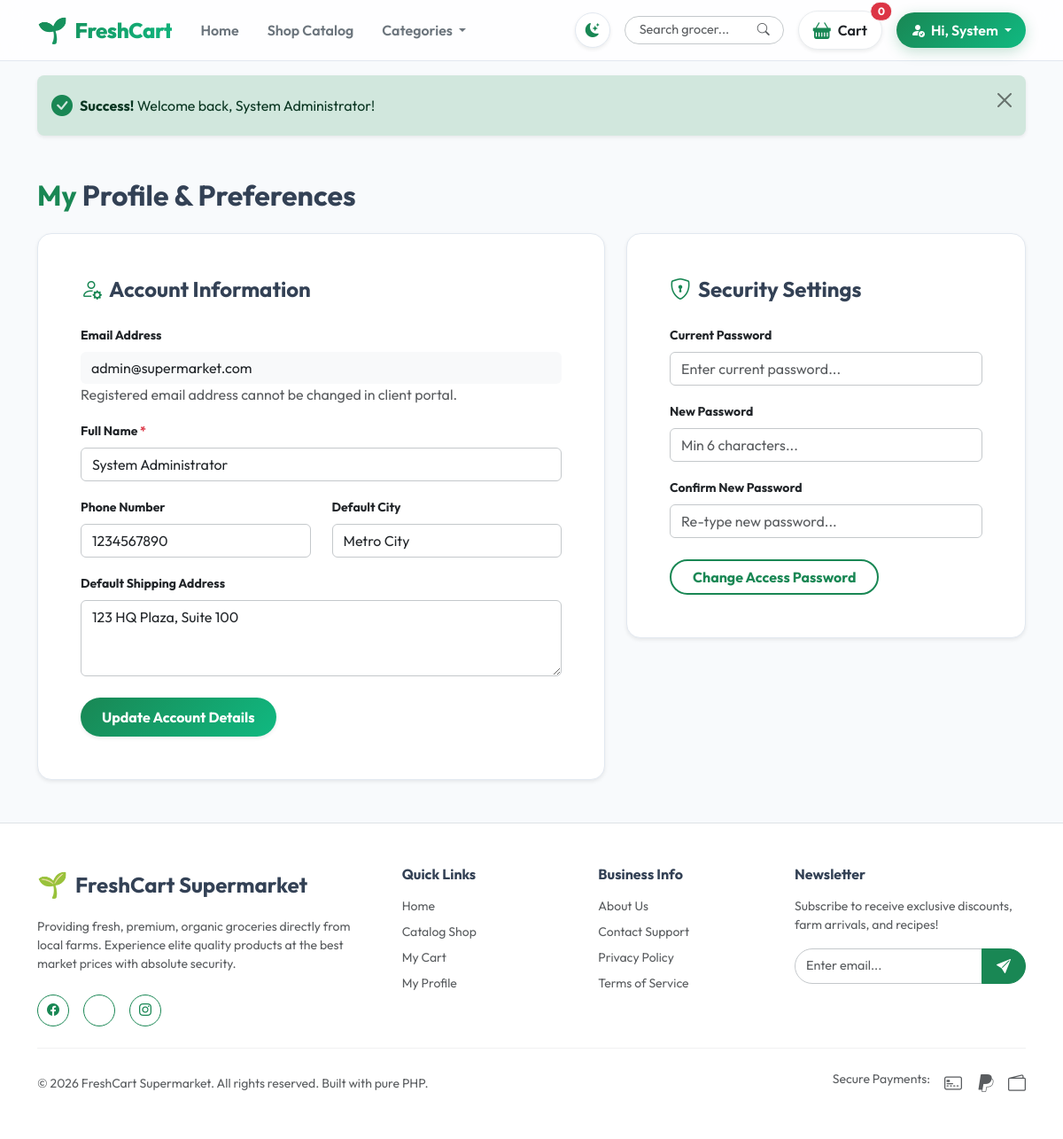
/customer/profile.php (signed in), run on the app's committed database.
### tables this page shows
CREATE TABLE `users` (
    `id` INT AUTO_INCREMENT PRIMARY KEY,
    `name` VARCHAR(100) NOT NULL,
    `email` VARCHAR(150) NOT NULL UNIQUE,
    `password` VARCHAR(255) NOT NULL,
    `role` ENUM('customer', 'admin') DEFAULT 'customer',
    `phone` VARCHAR(20) DEFAULT NULL,
    `address` TEXT DEFAULT NULL,
    `city` VARCHAR(100) DEFAULT NULL,
    `status` ENUM('active', 'inactive', 'blocked') DEFAULT 'active',
    `verification_token` VARCHAR(255) DEFAULT NULL,
    `email_verified` TINYINT(1) DEFAULT 0,
    `remember_token` VARCHAR(255) DEFAULT NULL,
    `created_at` TIMESTAMP DEFAULT CURRENT_TIMESTAMP,
    `updated_at` TIMESTAMP DEFAULT CURRENT_TIMESTAMP ON UPDATE CURRENT_TIMESTAMP,
    INDEX `idx_email` (`email`),
    INDEX `idx_role` (`role`)
);

### includes/functions.php (called while the page is built, shortened)
<?php
function sanitize($data) {
    return htmlspecialchars(trim($data), ENT_QUOTES, 'UTF-8');
}
function is_logged_in() {
    return isset($_SESSION['user_id']) && isset($_SESSION['user_role']);
}
function get_logged_in_user($pdo) {
    $stmt = $pdo->prepare("SELECT * FROM users WHERE id = ?");
    $stmt->execute([$_SESSION['user_id']]);
    return $stmt->fetch();
}

### customer/profile.php (the view, shortened to what this page needs)
<?php
require_once __DIR__ . '/../includes/config.php';
require_once __DIR__ . '/../includes/functions.php';
$user = get_logged_in_user($pdo);
require_once __DIR__ . '/../includes/header.php';
?>
<div class="container my-5">
    <h2 class="fw-bold mb-4 text-dark" style="color: var(--text-main) !important;"><span class="text-success">My</span> Profile & Preferences</h2>
    <div class="row g-4">
        <div class="col-lg-7">
            <div class="card border-0 shadow-sm rounded-4 overflow-hidden bg-white p-4 p-md-5 border-secondary-subtle" style="background-color: var(--card-bg) !important; border: 1px solid var(--border-color) !important;">
                <h4 class="fw-bold mb-4 text-dark" style="color: var(--text-main) !important;"><i class="bi bi-person-gear text-success me-2"></i>Account Information</h4>
                <form action="profile.php" method="POST">
                    <div class="mb-3">
                        <label class="form-label small fw-bold">Email Address</label>
                        <input type="email" class="form-control bg-light border-0 py-2.5" value="<?php echo sanitize($user['email']); ?>" readonly>
                        <small class="text-muted fs-6" style="font-size:0.75rem;">Registered email address cannot be changed in client portal.</small>
                    </div>
                    <div class="mb-3">
                        <label for="name" class="form-label small fw-bold">Full Name <span class="text-danger">*</span></label>
                        <input type="text" id="name" name="name" class="form-control py-2.5 border-secondary-subtle" value="<?php echo sanitize($user['name']); ?>" required>
                    </div>
                    <div class="row">
                        <div class="col-md-6 mb-3">
                            <label for="phone" class="form-label small fw-bold">Phone Number</label>
                            <input type="text" id="phone" name="phone" class="form-control py-2.5 border-secondary-subtle" value="<?php echo sanitize($user['phone']); ?>">
                        </div>
                        <div class="col-md-6 mb-3">
                            <label for="city" class="form-label small fw-bold">Default City</label>
                            <input type="text" id="city" name="city" class="form-control py-2.5 border-secondary-subtle" value="<?php echo sanitize($user['city']); ?>">
                        </div>
                    </div>
                    <div class="mb-4">
                        <label for="address" class="form-label small fw-bold">Default Shipping Address</label>
                        <textarea id="address" name="address" rows="3" class="form-control border-secondary-subtle" placeholder="Street address details for deliveries..."><?php echo sanitize($user['address']); ?></textarea>
                    </div>
                    <button type="submit" class="btn btn-primary-gradient px-4 py-2.5 rounded-pill shadow-sm fw-bold">Update Account Details</button>
                </form>
            </div>
        </div>
        <div class="col-lg-5">
            <div class="card border-0 shadow-sm rounded-4 overflow-hidden bg-white p-4 p-md-5 border-secondary-subtle" style="background-color: var(--card-bg) !important; border: 1px solid var(--border-color) !important;">
                <h4 class="fw-bold mb-4 text-dark" style="color: var(--text-main) !important;"><i class="bi bi-shield-lock text-success me-2"></i>Security Settings</h4>
                <form action="profile.php" method="POST">
                    <div class="mb-3">
                        <label for="current_password" class="form-label small fw-bold">Current Password</label>
                        <input type="password" id="current_password" name="current_password" class="form-control py-2.5 border-secondary-subtle" required placeholder="Enter current password...">
                    </div>
                    <div class="mb-3">
                        <label for="new_password" class="form-label small fw-bold">New Password</label>
                        <input type="password" id="new_password" name="new_password" class="form-control py-2.5 border-secondary-subtle" required placeholder="Min 6 characters...">
                    </div>
                    <div class="mb-4">
                        <label for="confirm_password" class="form-label small fw-bold">Confirm New Password</label>
                        <input type="password" id="confirm_password" name="confirm_password" class="form-control py-2.5 border-secondary-subtle" required placeholder="Re-type new password...">
                    </div>
                    <button type="submit" class="btn btn-outline-success px-4 py-2.5 rounded-pill fw-bold border-2 bg-white">Change Access Password</button>
                </form>
            </div>
        </div>
    </div>
</div>
<?php require_once __DIR__ . '/../includes/footer.php'; ?>

### assets/css/style.css (style rules this page uses)
:root { --primary: #198754; --primary-rgb: 25, 135, 84; --primary-hover: #146c43; --secondary: #0f172a; --secondary-rgb: 15, 23, 42; --light-bg: #f8fafc; --card-bg: #ffffff; --text-main: #334155; --text-muted: #64748b; --border-color: #e2e8f0; --glass-bg: rgba(255, 255, 255, 0.8); --glass-border: rgba(226, 232, 240, 0.8); --shadow: 0 4px 6px -1px rgb(0 0 0 / 0.05), 0 2px 4px -2px rgb(0 0 0 / 0.05); --shadow-md: 0 10px 15px -3px rgb(0 0 0 / 0.05), 0 4px 6px -4px rgb(0 0 0 / 0.05); --shadow-lg: 0 20px 25px -5px rgb(0 0 0 / 0.05), 0 8px 10px -6px rgb(0 0 0 / 0.05); }
body { font-family: 'Outfit', sans-serif; background-color: var(--light-bg); color: var(--text-main); transition: background-color 0.3s ease, color 0.3s ease; overflow-x: hidden; }
.btn-primary-gradient { background: linear-gradient(135deg, var(--primary) 0%, #10b981 100%); color: #ffffff; border: none; font-weight: 600; border-radius: 30px; padding: 10px 24px; box-shadow: 0 4px 15px rgba(25, 135, 84, 0.25); transition: all 0.3s cubic-bezier(0.4, 0, 0.2, 1); }

### data on the page
users: email "admin@supermarket.com", name "System Administrator", phone "1234567890", city "Metro City", address "123 HQ Plaza, Suite 100"

### other printed values
$header_cart_count "0"
explode(' ', $_SESSION['user_name'])[0] "System"
$_SESSION['flash_success'] "Welcome back, System Administrator!"
APP_NAME "FreshCart Supermarket"
